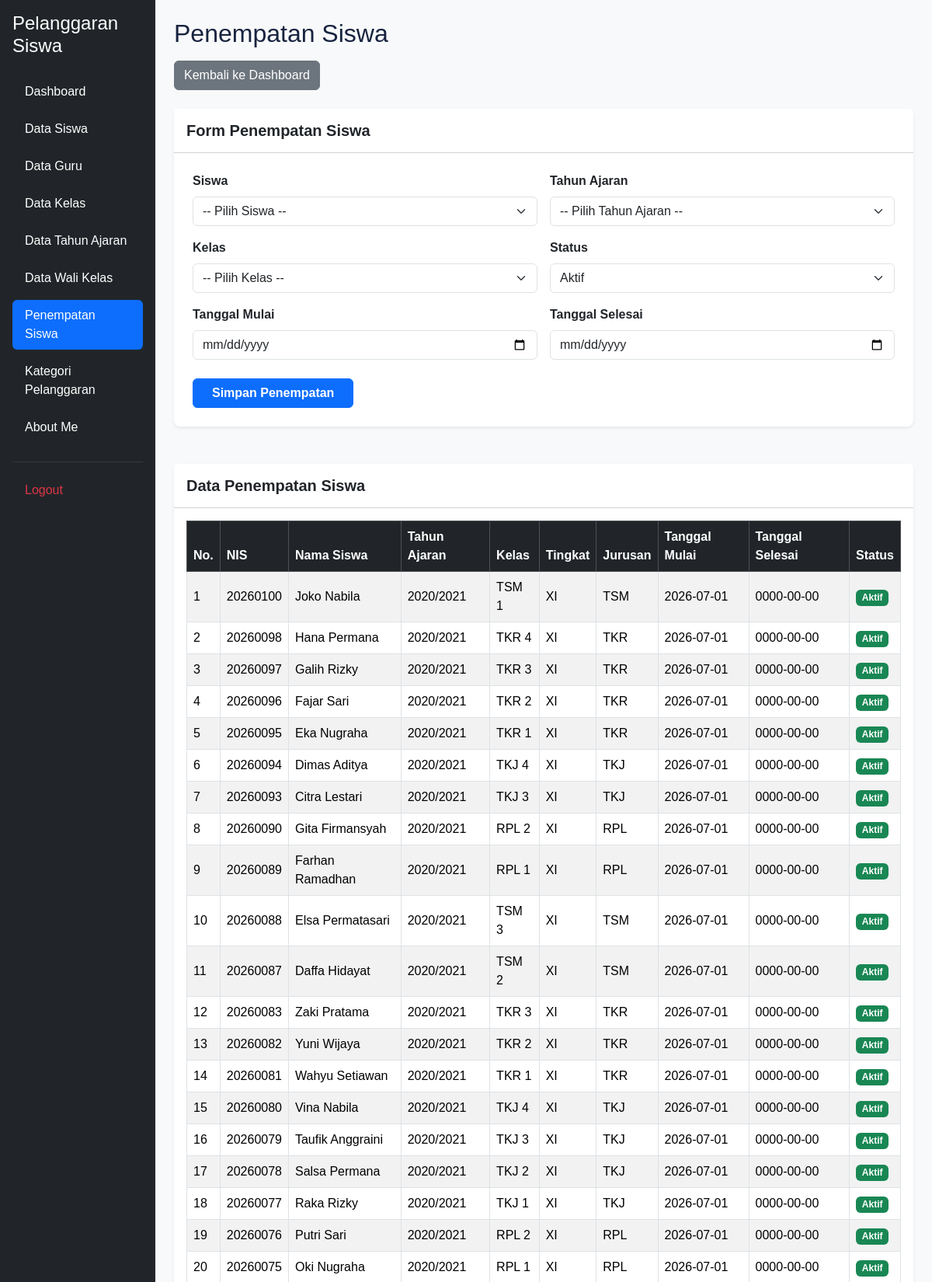
Screenshot of /penempatan_siswa.php (signed in, upper part) with the database file from the repository.
### tables this page shows
CREATE TABLE `t_kelas_siswa` (
  `id` int(11) NOT NULL,
  `siswa_id` int(11) DEFAULT NULL,
  `tahun_ajaran_id` int(11) DEFAULT NULL,
  `kelas_id` int(11) DEFAULT NULL,
  `tanggal_mulai` date NOT NULL,
  `tanggal_selesai` date NOT NULL,
  `status_aktif` tinyint(1) NOT NULL,
  `created_at` timestamp NOT NULL DEFAULT current_timestamp(),
  `updated_at` timestamp NOT NULL DEFAULT current_timestamp()
);

CREATE TABLE `t_siswa` (
  `id` int(11) NOT NULL,
  `nis` varchar(30) DEFAULT NULL,
  `nisn` varchar(20) NOT NULL,
  `nama` varchar(150) DEFAULT NULL,
  `jenis_kelamin` char(1) NOT NULL,
  `tanggal_lahir` date NOT NULL,
  `alamat` text NOT NULL,
  `status_aktif` tinyint(1) NOT NULL,
  `created_at` timestamp NOT NULL DEFAULT current_timestamp(),
  `updated_at` timestamp NOT NULL DEFAULT current_timestamp()
);

CREATE TABLE `t_tahun_ajaran` (
  `id` int(11) NOT NULL,
  `nama` varchar(20) DEFAULT NULL,
  `tanggal_mulai` date NOT NULL,
  `tanggal_selesai` date NOT NULL,
  `status_aktif` tinyint(1) NOT NULL,
  `created_at` timestamp NOT NULL DEFAULT current_timestamp(),
  `updated_at` timestamp NOT NULL DEFAULT current_timestamp()
);

CREATE TABLE `t_kelas` (
  `id` int(11) NOT NULL,
  `nama` varchar(100) DEFAULT NULL,
  `tingkat` varchar(20) NOT NULL,
  `jurusan` varchar(100) NOT NULL,
  `status_aktif` tinyint(1) NOT NULL,
  `created_at` timestamp NOT NULL DEFAULT current_timestamp(),
  `updated_at` timestamp NOT NULL DEFAULT current_timestamp()
);

### penempatan_siswa.php (the view, shortened to what this page needs)
<?php
include 'config/koneksi.php';
$sql = "SELECT
            ks.id,
            s.nis,
            s.nama AS nama_siswa,
            ta.nama AS tahun_ajaran,
            k.nama AS nama_kelas,
            k.tingkat,
            k.jurusan,
            ks.tanggal_mulai,
            ks.tanggal_selesai,
            ks.status_aktif
        FROM t_kelas_siswa ks
        LEFT JOIN t_siswa s ON ks.siswa_id = s.id
        LEFT JOIN t_tahun_ajaran ta ON ks.tahun_ajaran_id = ta.id
        LEFT JOIN t_kelas k ON ks.kelas_id = k.id
        ORDER BY ks.id DESC";
$hasil = mysqli_query($koneksi, $sql);
?>
<!DOCTYPE html>
<html lang="id">
<head>
    <link href="https://cdn.jsdelivr.net/npm/bootstrap@5.3.3/dist/css/bootstrap.min.css" rel="stylesheet">
    <link href="https://cdn.datatables.net/2.3.4/css/dataTables.bootstrap5.min.css" rel="stylesheet">
    <link rel="stylesheet" href="layout/style.css">
</head>
<body class="bg-light">
    <div class="container-fluid">
        <div class="row">
            <?php include 'layout/sidebar.php'; ?>
            <main class="col-md-9 ms-sm-auto col-lg-10 p-4">
                <div class="d-flex justify-content-between align-items-center mb-3">
                    <h1 class="h2 m-0">Penempatan Siswa</h1>
                </div>
                <div class="mb-4">
                    <a href="dashboard.php" class="btn btn-secondary">
                        Kembali ke Dashboard
                    </a>
                </div>
                <div class="card shadow-sm border-0 rounded-3 mb-5">
                    <div class="card-header bg-white py-3">
                        <h5 class="card-title m-0 fw-bold">Form Penempatan Siswa</h5>
                    </div>
                    <div class="card-body p-4">
                        <form action="proses_simpan_penempatan.php" method="POST">
                            <div class="row g-3">
                                <div class="col-md-6">
                                    <label class="form-label fw-semibold">Siswa</label>
                                    <select name="siswa_id" class="form-select" required>
                                        <option value="">-- Pilih Siswa --</option>
                                    </select>
                                </div>
                                <div class="col-md-6">
                                    <label class="form-label fw-semibold">Tahun Ajaran</label>
                                    <select name="tahun_ajaran_id" class="form-select" required>
                                        <option value="">-- Pilih Tahun Ajaran --</option>
                                    </select>
                                </div>
                                <div class="col-md-6">
                                    <label class="form-label fw-semibold">Kelas</label>
                                    <select name="kelas_id" class="form-select" required>
                                        <option value="">-- Pilih Kelas --</option>
                                    </select>
                                </div>
                                <div class="col-md-6">
                                    <label class="form-label fw-semibold">Status</label>
                                    <select name="status_aktif" class="form-select" required>
                                        <option value="1">Aktif</option>
                                    </select>
                                </div>
                                <div class="col-md-6">
                                    <label class="form-label fw-semibold">Tanggal Mulai</label>
                                    <input type="date" name="tanggal_mulai" class="form-control" required>
                                </div>
                                <div class="col-md-6">
                                    <label class="form-label fw-semibold">Tanggal Selesai</label>
                                    <input type="date" name="tanggal_selesai" class="form-control" required>
                                </div>
                                <div class="col-12 mt-4">
                                    <button type="submit" class="btn btn-primary px-4 fw-semibold">
                                        Simpan Penempatan
                                    </button>
                                </div>
                            </div>
                        </form>
                    </div>
                </div>
                <div class="card shadow-sm border-0 rounded-3">
                    <div class="card-header bg-white py-3">
                        <h5 class="card-title m-0 fw-bold">Data Penempatan Siswa</h5>
                    </div>
                    <div class="card-body">
                        <div class="table-responsive">
                            <table id="tabelPenempatan" class="table table-striped table-bordered table-hover align-middle w-100">
                                <thead class="table-dark">
                                    <tr>
                                        <th>No.</th>
                                        <th>NIS</th>
                                        <th>Nama Siswa</th>
                                        <th>Tahun Ajaran</th>
                                        <th>Kelas</th>
                                        <th>Tingkat</th>
                                        <th>Jurusan</th>
                                        <th>Tanggal Mulai</th>
                                        <th>Tanggal Selesai</th>
                                        <th>Status</th>
                                    </tr>
                                </thead>
                                <tbody>
                                    <?php
                                    $no = 1;
                                    while ($row = mysqli_fetch_assoc($hasil)) {
                                    ?>
                                        <tr>
                                            <td><?php echo $no++; ?></td>
                                            <td><?php echo htmlspecialchars($row['nis'] ?? '-'); ?></td>
                                            <td><?php echo htmlspecialchars($row['nama_siswa'] ?? '-'); ?></td>
                                            <td><?php echo htmlspecialchars($row['tahun_ajaran'] ?? '-'); ?></td>
                                            <td><?php echo htmlspecialchars($row['nama_kelas'] ?? '-'); ?></td>
                                            <td><?php echo htmlspecialchars($row['tingkat'] ?? '-'); ?></td>
                                            <td><?php echo htmlspecialchars($row['jurusan'] ?? '-'); ?></td>
                                            <td><?php echo htmlspecialchars($row['tanggal_mulai']); ?></td>
                                            <td><?php echo htmlspecialchars($row['tanggal_selesai']); ?></td>
                                            <td>
                                                <?php if ($row['status_aktif'] == 1) { ?>
                                                    <span class="badge bg-success">Aktif</span>
                                                <?php } else { ?>
                                                    <span class="badge bg-danger">Tidak Aktif</span>
                                                <?php } ?>
                                            </td>
                                        </tr>
                                    <?php } ?>
                                </tbody>
                            </table>
                        </div>
                    </div>
                </div>
            </main>
        </div>
    </div>
</body>
</html>

### layout/style.css (style rules this page uses)
:root { --primary: #3659d9; --navy: #17233f; --background: #f4f6fb; --text-muted: #778198; --border: #e8ecf4; }
* { box-sizing: border-box; }
body { margin: 0; font-family: 'Poppins', sans-serif; background: var(--background); color: var(--navy); }

### rows the page displays
t_kelas_siswa: siswa.nis "20260100", siswa.nama "Joko Nabila", tahun_ajaran.nama "2020/2021", kelas.nama "TSM 1", kelas.tingkat "XI", kelas.jurusan "TSM", tanggal_mulai "2026-07-01", tanggal_selesai "0000-00-00", status_aktif "Aktif"
t_kelas_siswa: siswa.nis "20260098", siswa.nama "Hana Permana", tahun_ajaran.nama "2020/2021", kelas.nama "TKR 4", kelas.tingkat "XI", kelas.jurusan "TKR", tanggal_mulai "2026-07-01", tanggal_selesai "0000-00-00", status_aktif "Aktif"
t_kelas_siswa: siswa.nis "20260097", siswa.nama "Galih Rizky", tahun_ajaran.nama "2020/2021", kelas.nama "TKR 3", kelas.tingkat "XI", kelas.jurusan "TKR", tanggal_mulai "2026-07-01", tanggal_selesai "0000-00-00", status_aktif "Aktif"
t_kelas_siswa: siswa.nis "20260096", siswa.nama "Fajar Sari", tahun_ajaran.nama "2020/2021", kelas.nama "TKR 2", kelas.tingkat "XI", kelas.jurusan "TKR", tanggal_mulai "2026-07-01", tanggal_selesai "0000-00-00", status_aktif "Aktif"
t_kelas_siswa: siswa.nis "20260095", siswa.nama "Eka Nugraha", tahun_ajaran.nama "2020/2021", kelas.nama "TKR 1", kelas.tingkat "XI", kelas.jurusan "TKR", tanggal_mulai "2026-07-01", tanggal_selesai "0000-00-00", status_aktif "Aktif"
t_kelas_siswa: siswa.nis "20260094", siswa.nama "Dimas Aditya", tahun_ajaran.nama "2020/2021", kelas.nama "TKJ 4", kelas.tingkat "XI", kelas.jurusan "TKJ", tanggal_mulai "2026-07-01", tanggal_selesai "0000-00-00", status_aktif "Aktif"
t_kelas_siswa: siswa.nis "20260093", siswa.nama "Citra Lestari", tahun_ajaran.nama "2020/2021", kelas.nama "TKJ 3", kelas.tingkat "XI", kelas.jurusan "TKJ", tanggal_mulai "2026-07-01", tanggal_selesai "0000-00-00", status_aktif "Aktif"
t_kelas_siswa: siswa.nis "20260090", siswa.nama "Gita Firmansyah", tahun_ajaran.nama "2020/2021", kelas.nama "RPL 2", kelas.tingkat "XI", kelas.jurusan "RPL", tanggal_mulai "2026-07-01", tanggal_selesai "0000-00-00", status_aktif "Aktif"
t_kelas_siswa: siswa.nis "20260089", siswa.nama "Farhan Ramadhan", tahun_ajaran.nama "2020/2021", kelas.nama "RPL 1", kelas.tingkat "XI", kelas.jurusan "RPL", tanggal_mulai "2026-07-01", tanggal_selesai "0000-00-00", status_aktif "Aktif"
t_kelas_siswa: siswa.nis "20260088", siswa.nama "Elsa Permatasari", tahun_ajaran.nama "2020/2021", kelas.nama "TSM 3", kelas.tingkat "XI", kelas.jurusan "TSM", tanggal_mulai "2026-07-01", tanggal_selesai "0000-00-00", status_aktif "Aktif"
t_kelas_siswa: siswa.nis "20260087", siswa.nama "Daffa Hidayat", tahun_ajaran.nama "2020/2021", kelas.nama "TSM 2", kelas.tingkat "XI", kelas.jurusan "TSM", tanggal_mulai "2026-07-01", tanggal_selesai "0000-00-00", status_aktif "Aktif"
t_kelas_siswa: siswa.nis "20260083", siswa.nama "Zaki Pratama", tahun_ajaran.nama "2020/2021", kelas.nama "TKR 3", kelas.tingkat "XI", kelas.jurusan "TKR", tanggal_mulai "2026-07-01", tanggal_selesai "0000-00-00", status_aktif "Aktif"
t_kelas_siswa: siswa.nis "20260082", siswa.nama "Yuni Wijaya", tahun_ajaran.nama "2020/2021", kelas.nama "TKR 2", kelas.tingkat "XI", kelas.jurusan "TKR", tanggal_mulai "2026-07-01", tanggal_selesai "0000-00-00", status_aktif "Aktif"
t_kelas_siswa: siswa.nis "20260081", siswa.nama "Wahyu Setiawan", tahun_ajaran.nama "2020/2021", kelas.nama "TKR 1", kelas.tingkat "XI", kelas.jurusan "TKR", tanggal_mulai "2026-07-01", tanggal_selesai "0000-00-00", status_aktif "Aktif"
t_kelas_siswa: siswa.nis "20260080", siswa.nama "Vina Nabila", tahun_ajaran.nama "2020/2021", kelas.nama "TKJ 4", kelas.tingkat "XI", kelas.jurusan "TKJ", tanggal_mulai "2026-07-01", tanggal_selesai "0000-00-00", status_aktif "Aktif"
t_kelas_siswa: siswa.nis "20260079", siswa.nama "Taufik Anggraini", tahun_ajaran.nama "2020/2021", kelas.nama "TKJ 3", kelas.tingkat "XI", kelas.jurusan "TKJ", tanggal_mulai "2026-07-01", tanggal_selesai "0000-00-00", status_aktif "Aktif"
t_kelas_siswa: siswa.nis "20260078", siswa.nama "Salsa Permana", tahun_ajaran.nama "2020/2021", kelas.nama "TKJ 2", kelas.tingkat "XI", kelas.jurusan "TKJ", tanggal_mulai "2026-07-01", tanggal_selesai "0000-00-00", status_aktif "Aktif"
t_kelas_siswa: siswa.nis "20260077", siswa.nama "Raka Rizky", tahun_ajaran.nama "2020/2021", kelas.nama "TKJ 1", kelas.tingkat "XI", kelas.jurusan "TKJ", tanggal_mulai "2026-07-01", tanggal_selesai "0000-00-00", status_aktif "Aktif"
t_kelas_siswa: siswa.nis "20260076", siswa.nama "Putri Sari", tahun_ajaran.nama "2020/2021", kelas.nama "RPL 2", kelas.tingkat "XI", kelas.jurusan "RPL", tanggal_mulai "2026-07-01", tanggal_selesai "0000-00-00", status_aktif "Aktif"
t_kelas_siswa: siswa.nis "20260075", siswa.nama "Oki Nugraha", tahun_ajaran.nama "2020/2021", kelas.nama "RPL 1", kelas.tingkat "XI", kelas.jurusan "RPL", tanggal_mulai "2026-07-01", tanggal_selesai "0000-00-00", status_aktif "Aktif"
